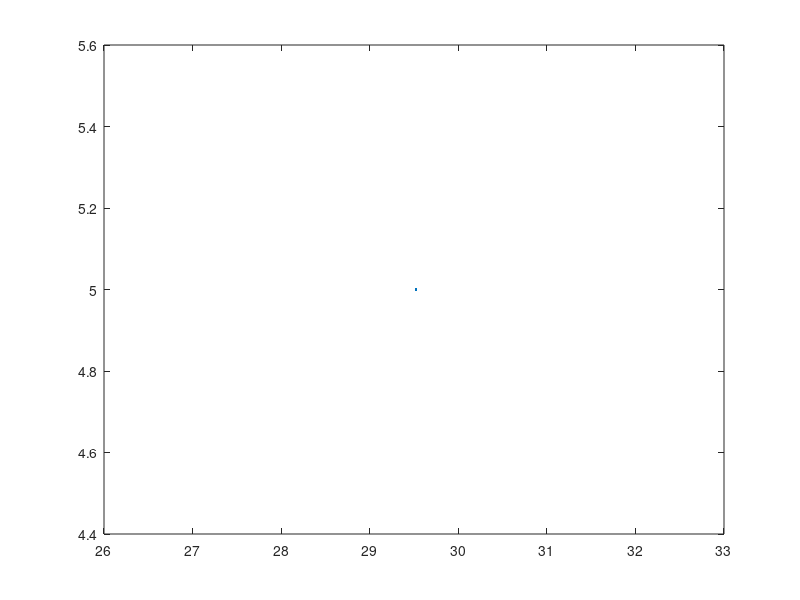

The MATLAB script that drew this image:
promptl='Enter length in ft: ';
promptb='Enter breadth in ft: ';
prompth='Enter height in ft: ';
l=input(promptl);
b=input(promptb);
h=input(prompth);
volume=l*b*h*0.0283168;
c=1005;
m=1.225*volume;
prompt='Change in temperature: ';
deltat=input(prompt);
q=m*c*deltat;
promptp='Enter rated power consumption: ';
pinput=input(promptp);
pips=pinput/3600;
prompt='Intial value';
i=input(prompt);
prompt='Step size:';
s=input(prompt);
prompt='Final value:';
f=input(prompt);
eer=i:s:f;
sq=q./(pips*eer);
t=(sq.^(0.5))/60;
plot(t,eer);







